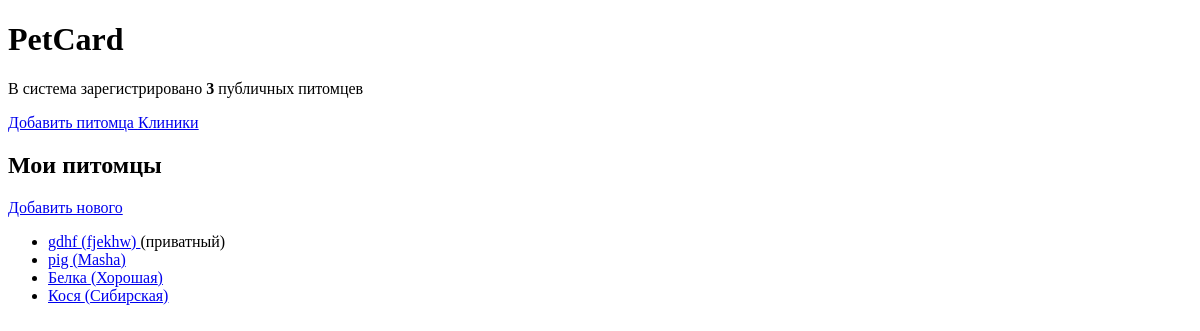
The page / (signed in) on the database as committed earlier.
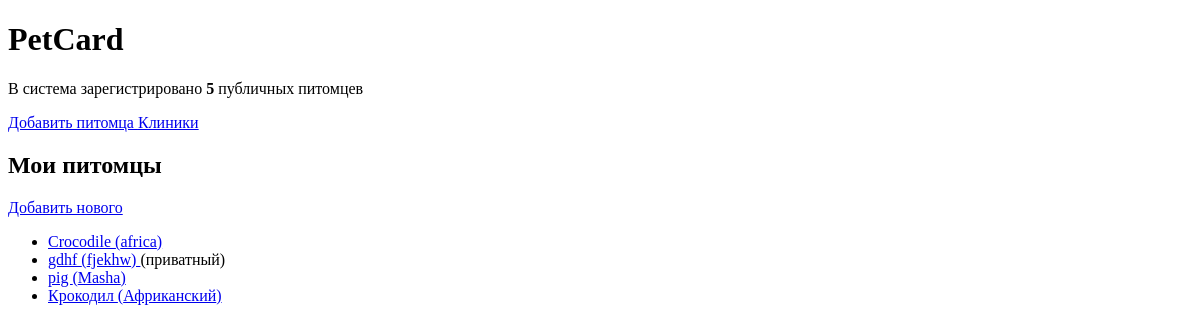
The same page on the database as committed later.
### pets/models.py (models this page shows, shortened)
class Pet(models.Model):
    owner = models.ForeignKey(User,
                              on_delete=models.CASCADE,
                              related_name='pets',
                              verbose_name='Владелец')
    name = models.CharField(max_length=100,
                            verbose_name='Кличка')
    breed = models.CharField(max_length=100,
                             verbose_name='Порода')
    slug = models.SlugField(max_length=200, unique=True,
                            db_index=True,
                            verbose_name='ЧПУ-ссылка')
    bio = models.TextField(verbose_name='Особенности  ухода, рацион, противопоказания')
    is_public = models.BooleanField(default=True,
                                    verbose_name='Публичный доступ')
    class Meta:
        verbose_name = 'Питомец'
        verbose_name_plural = 'Питомцы'
        ordering = ['name']
    def get_absolute_url(self):
        return reverse('pets:pet_detail',
                       kwargs={'slug':self.slug})

### pets/views.py (the view)
# urls.py: path('', views.PetListOwnerView.as_view(), name='pet_list'),
class PetListOwnerView(LoginRequiredMixin, PageTitleMixin, TemplateView):
    template_name = 'pets/pet_list.html'
    page_title = 'Мои питомцы'
    def get_context_data(self, **kwargs):
        context = super().get_context_data(**kwargs)
        context['pets'] = Pet.objects.filter(owner=self.request.user)
        return context

### pets/context_processors.py (called while the page is built)
def pet_stats(request):
    total_public_pets = Pet.objects.filter(is_public=True).count()
    return {'total_public_pets': total_public_pets}

### pets/mixins.py (called while the page is built)
    def get_context_data(self, **kwargs):
        context = super().get_context_data(**kwargs)
        context['page_title']=self.page_title
        return context

### pets/templates/pets/pet_list.html
{% extends 'base.html' %}
{% block content %}
    <h2>Мои питомцы</h2>
        <a href="{% url 'pets:pet_create' %}">
            Добавить нового
        </a>
        {% if pets %}
            <ul>
                {% for pet in pets %}
                    <li>
                        <a href="{{ pet.get_absolute_url }}">
                            {{ pet.name }} ({{ pet.breed }})
                        </a>
                        {% if not pet.is_public %}
                            <span>(приватный)</span>
                        {% endif %}
                    </li>
                {% endfor %}
            </ul>
        {% else %}
        <p>У вас еще нет питомца! Добавьте первого!</p>
        {% endif %}
{% endblock %}

### templates/base.html (shortened to what this page needs)
<!DOCTYPE html>
<html lang="en">
<head>
</head>
<body>
    <header>
        <h1>PetCard</h1>
        <p>В система зарегистрировано
            <b>{{ total_public_pets }}</b>
            публичных питомцев
        </p>
        <nav>
            <a href="{% url 'pets:pet_create' %}">
                Добавить питомца
            </a>
            <a href="{% url 'pets:vet_clinics' %}">
                Клиники
            </a>
        </nav>
    </header>
    <main>
        {% block content %}{% endblock %}
    </main>
</body>
</html>

Rows that differ between the two databases and show on the page:
no longer on this page (row edited): Pet: name "Белка", breed "Хорошая"
no longer on this page (row edited): Pet: name "Кося", breed "Сибирская"
added Pet: name "Crocodile", breed "africa"
added Pet: name "Крокодил", breed "Африканский"
Other text that changed with them:
{{ total_public_pets }}: "3" → "5"
